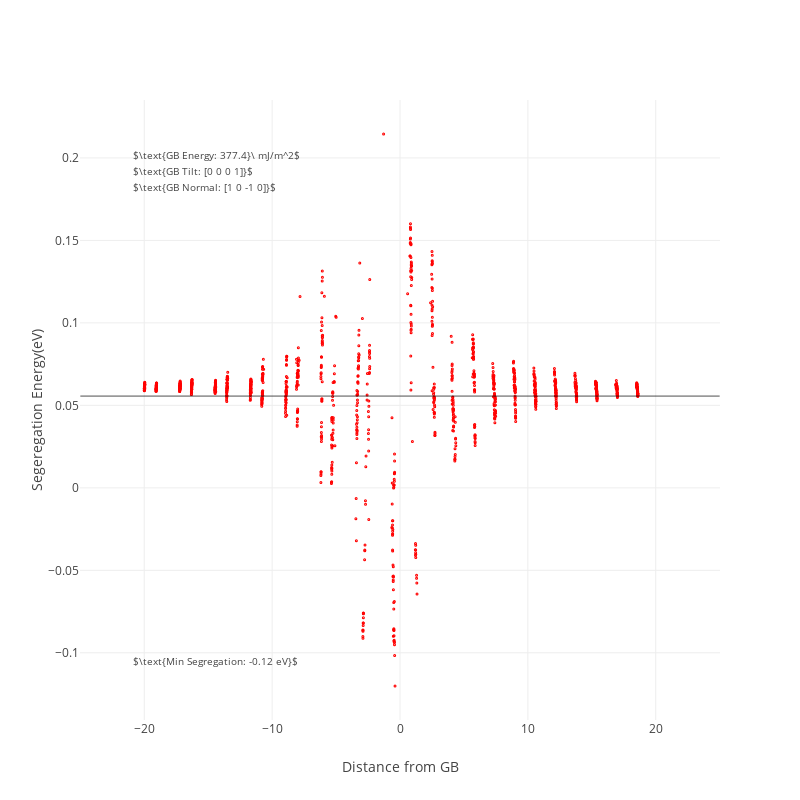

Notebook cell for this chart:
### Code cell
draw_peratom_energy(mat , 15)

### Figure 1 — Plotly figure (JSON) as saved in the notebook; plotly's stock layout.template omitted (floating-point values rounded to 4 significant figures; data arrays with more than 128 entries replaced by an {"elided": "..."} marker saying what was removed)
{"data": [{"marker": {"color": "red", "size": 3, "symbol": "circle-dot"}, "mode": "markers", "name": "Test", "type": "scatter", "uid": "21785082-d47e-40bb-a396-8f04b56fa15e", "x": {"elided": "1305 float values"}, "y": {"elided": "1305 float values"}}], "layout": {"annotations": [{"font": {"size": 10}, "showarrow": false, "text": "$\\text{GB Energy: 377.4}\\ mJ/m^2$", "x": 0.08, "xref": "paper", "y": 0.925, "yref": "paper"}, {"font": {"size": 10}, "showarrow": false, "text": "$\\text{GB Tilt: [0 0 0 1]}$", "x": 0.08, "xref": "paper", "y": 0.9, "yref": "paper"}, {"font": {"size": 10}, "showarrow": false, "text": "$\\text{GB Normal: [1 0 -1 0]}$", "x": 0.08, "xref": "paper", "y": 0.875, "yref": "paper"}, {"font": {"size": 10}, "showarrow": false, "text": "$\\text{Min Segregation: -0.12 eV}$", "x": 0.08, "xref": "paper", "y": 0.08, "yref": "paper"}], "autosize": false, "height": 800, "shapes": [{"line": {"width": 0.7}, "type": "line", "x0": -25, "x1": 25, "y0": 0.05564, "y1": 0.05564}], "width": 800, "xaxis": {"autorange": true, "range": [-25.03, 25.03], "title": {"text": "Distance from GB"}, "type": "linear", "zeroline": false}, "yaxis": {"autorange": true, "range": [-0.1407, 0.2351], "title": {"text": "Segeregation Energy(eV)"}, "type": "linear", "zeroline": false}}}
